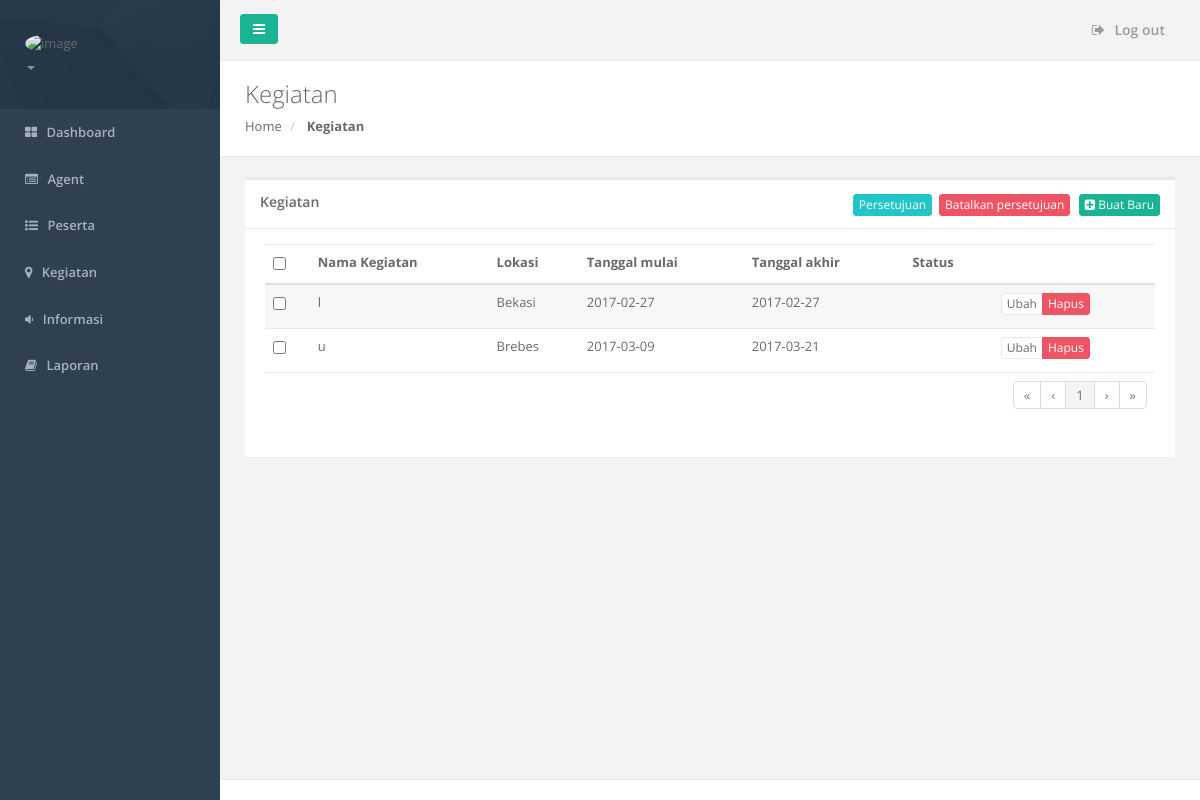
The page /admin/kegiatan.php on the database its author committed.
### tables this page shows
CREATE TABLE IF NOT EXISTS `tbl_kegiatan` (
  `kode_kegiatan` varchar(50) NOT NULL,
  `nama_kegiatan` varchar(50) NOT NULL,
  `tgl_mulai` date NOT NULL,
  `tgl_selesai` date NOT NULL,
  `kode_lokasi` varchar(50) NOT NULL,
  `target_peserta` varchar(50) NOT NULL,
  `tgl_pendaftaran` date NOT NULL,
  `tgl_penutupan` date NOT NULL,
  `tgl_seleksiberkas` date NOT NULL,
  `tgl_wawancara` date NOT NULL,
  `status` varchar(50) NOT NULL,
  PRIMARY KEY (`kode_kegiatan`)
);

CREATE TABLE IF NOT EXISTS `tbl_lokasi` (
  `kode_lokasi` varchar(50) NOT NULL,
  `nama_lokasi` varchar(50) NOT NULL,
  `kode_provinsi` varchar(50) NOT NULL,
  `kode_kabupaten` varchar(50) NOT NULL,
  `gambar` varchar(255) NOT NULL,
  `kode_kecamatan` varchar(50) NOT NULL,
  PRIMARY KEY (`kode_lokasi`)
);

### admin/kegiatan.php (the view, shortened to what this page needs)
<?php
    include('../koneksi.php');
    $query = mysqli_query($conn,"SELECT * FROM tbl_kegiatan As a inner join tbl_lokasi AS b on a.kode_lokasi = b.kode_lokasi");
?>
<!DOCTYPE html>
<html>
<head>
    <link href="../css/bootstrap.min.css" rel="stylesheet" />
    <link href="../font-awesome/css/font-awesome.css" rel="stylesheet" />
    <link href="../css/plugins/footable/footable.core.css" rel="stylesheet" />
    <link href="../css/animate.css" rel="stylesheet" />
    <link href="../css/style.css" rel="stylesheet" />
    <link href="../css/plugins/sweetalert/sweetalert.css" rel="stylesheet" />
</head>
<body>
    <div id="wrapper">
        <?php
            include('b.php');
        ?>
        <div class="row wrapper border-bottom white-bg page-heading">
            <div class="col-lg-10">
            <h2>Kegiatan</h2>
            <ol class="breadcrumb">
                <li>
                    <a href="dashboard.php">Home</a>
                </li>
                <li class="active">
                    <strong>Kegiatan</strong>
                </li>
            </ol>
            </div>
        </div>
        <div class="wrapper wrapper-content animated fadeInRight">
            <div class="row">
                <div class="col-lg-12">
                    <div class="ibox float-e-margins">
                        <div class="ibox-title">
                            <h5>Kegiatan</h5>
                            <div class="ibox-tools">
                                <button class="btn btn-info btn-xs" id="btn_persetujuan">Persetujuan</button>&nbsp
                                <button class="btn btn-danger btn-xs" id="btn_batal">Batalkan persetujuan</button>
                                <a href="tambahkegiatan.php" class="btn btn-primary btn-xs"><span class="fa fa-plus-square"></span> Buat Baru</a>
                            </div>
                        </div>
                        <div class="ibox-content">
                            <table class="footable table table-stripped" data-page-size="10" id="table">
                                <tr>
                                    <td><input id="checkAll" type="checkbox" name="checkAll" /></td>
                                    <td><b>Nama Kegiatan</b></td>
                                    <td><b>Lokasi</b></td>
                                    <td><b>Tanggal mulai</b></td>
                                    <td><b>Tanggal akhir</b></td>
                                    <td><b>Status</b></td>
                                    <td></td>
                                </tr>
                                <tbody>
                                    <?php
                                      while ($row = mysqli_fetch_array($query)) {
                                        $kode = array();
                                        $kode['kode_kegiatan']=$row['kode_kegiatan'];
                                        echo "<tr>";
                                        echo "<td>"."<input id=Checkbox1 type=checkbox value='".$kode['kode_kegiatan']."' onclick='' />"."</td>";
                                        echo "<td>".$row['nama_kegiatan']."</td>";
                                        echo "<td>".$row['nama_lokasi']."</td>";
                                        echo "<td>".$row['tgl_mulai']."</td>";
                                        echo "<td>".$row['tgl_selesai']."</td>";
                                        echo "<td>".$row['status']."</td>";
                                        echo "<td>".
                                            "<div class='btn-group'>
                                                <a href='detailkegiatan.php?id=".$kode['kode_kegiatan']."' class='btn btn-white btn-xs'>Ubah</a>
                                                <button class='btn btn-danger btn-xs btn-del' name='hapus' value='".$kode['kode_kegiatan']."'>Hapus</button>
                                            </div>"
                                            ."</td>";
                                        echo "</tr>";
                                      }
                                    ?>
                                </tbody>
                                <tfoot>
                                <tr>
                                    <td colspan="7">
                                        <ul class="pagination pull-right"></ul>
                                    </td>
                                </tr>
                                </tfoot>
                            </table>
                        </div>
                    </div>
                </div>
            </div>
        </div>
        <div class="footer">
        </div>
        </div>
        </div>
</body>
</html>

### rows shown on the page
tbl_kegiatan: nama_kegiatan "l", kode_lokasi.nama_lokasi "Bekasi", tgl_mulai "2017-02-27", tgl_selesai "2017-02-27"
tbl_kegiatan: nama_kegiatan "u", kode_lokasi.nama_lokasi "Brebes", tgl_mulai "2017-03-09", tgl_selesai "2017-03-21"
